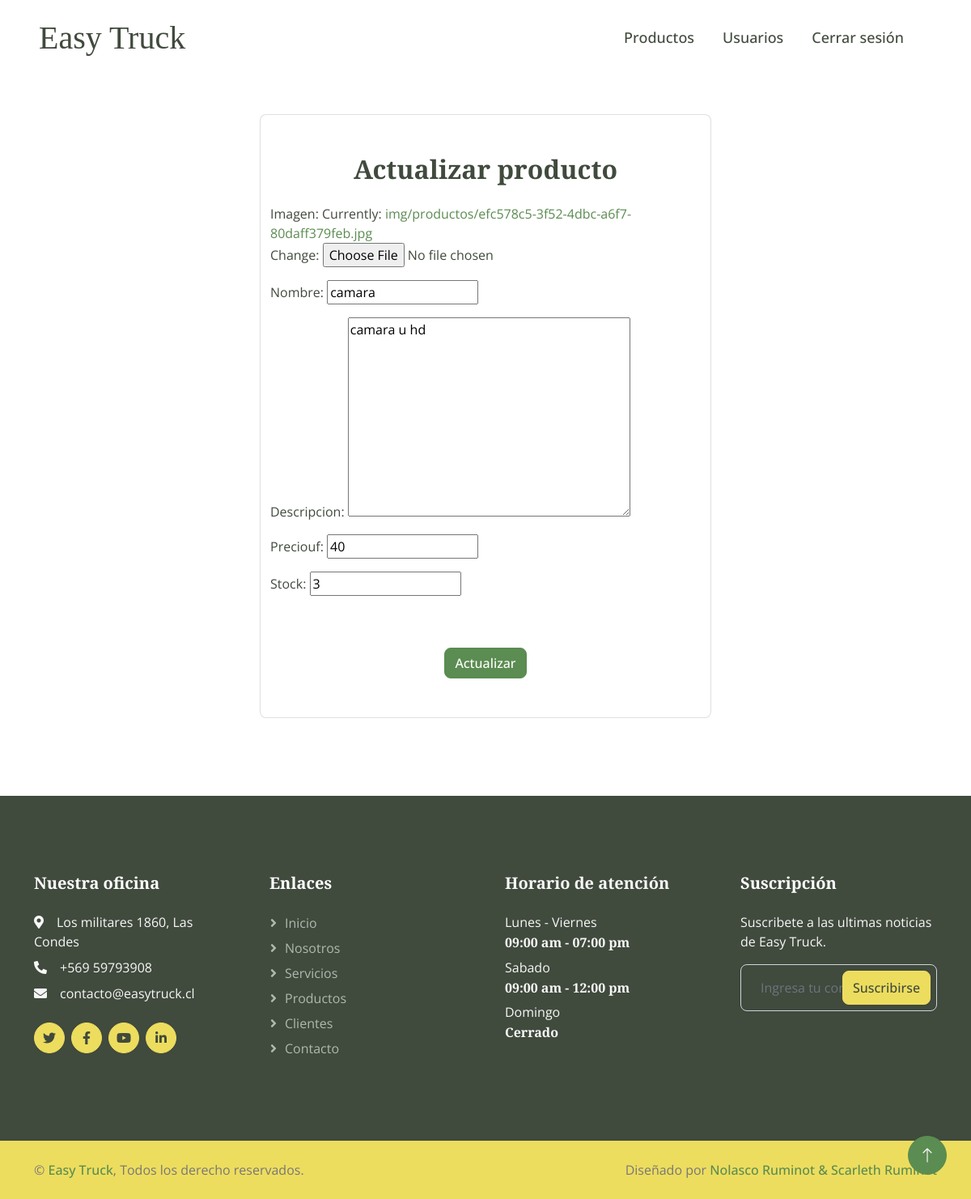
The app's page /update-producto/5/ (signed in) with its own data.
### appEasytruck/models.py (models this page shows, shortened)
class Producto(models.Model):
    productoid = models.AutoField(primary_key=True)
    imagen = models.ImageField(upload_to=generate_unique_filename)  # Usar la función personalizada para nombres únicos
    nombre = models.CharField(max_length=50)
    descripcion = models.TextField(blank=True)
    preciouf = models.CharField(max_length=10)
    stock = models.IntegerField(default=1)
    fechacreacion = models.DateTimeField(auto_now_add=True)
    usuario = models.ForeignKey(User, on_delete=models.CASCADE)

### appEasytruck/views.py (the view, shortened to what this page needs)
# urls.py: path('update-producto/<int:idProd>/', views.actProd, name='actProd'),
@login_required
def actProd(request, idProd):
    if request.method == 'GET':
        iProd = get_object_or_404(Producto, productoid=idProd)
        form = ProductoForm(instance=iProd)
        return render(request, 'actualizar-producto.html', {
            'iProd': iProd, 'form': form
        })

### appEasytruck/forms.py
class ProductoForm(ModelForm):
    class Meta:
        model = Producto
        fields = ['imagen', 'nombre', 'descripcion', 'preciouf', 'stock']

### appEasytruck/templates/actualizar-producto.html (shortened to what this page needs)
{% extends 'base.html' %}
{% load static %}
{% block content %}
<div class="container-xxl py-5">
    <div class="container d-grid justify-items-center">
        <div class="card w-50">
            <div class="container mt-5 mb-5">
                <h2 class="text-center mb-4">Actualizar producto</h2>
                <form  method="post" enctype="multipart/form-data">
                    {{ form.as_p }}
                    <div class="text-center ">
                        <button type="submit" class="btn btn-primary text-white btn-block mt-5">Actualizar</button>
                    </div>
                </form>
            </div>
        </div>
    </div>
</div>
{% endblock %}

### appEasytruck/static/css/style.css (style rules this page uses)
:root { --primary: #5B8C51; --secondary: #EDDD5E; --light: #F7F7F7; --dark: #404A3D; }
.d-grid { display: grid !important; }
.justify-items-center { justify-items: center !important; }
p { color:#404A3D; font-weight: 400; }
.btn { transition: .5s; font-weight: 500; }
.btn-primary, .btn-outline-primary:hover { color: var(--light); }

### records on screen
Producto: nombre "camara", descripcion "camara u hd", preciouf "40", stock "3"
